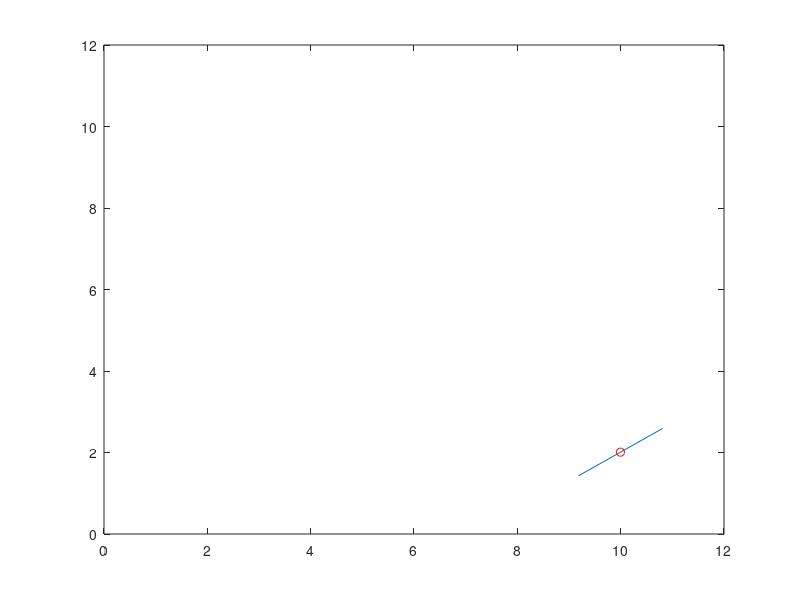

Reproduce this figure in MATLAB. (Note: this script raises an error after producing the figure.)
clc
clear all
close all
S = [3 7];
G = [10 2];
r = 0.04;
R = 0.12;
phi_0 = pi/6;
d_t = 0.01;
d_L = sqrt((S(1) - G(1))^2 + (S(2) - G(2))^2);
phi_des = atan2((G(2)-S(2)),(G(1)-S(1)));
d_phi = phi_des - phi_0;
Kp = 60;
Kd = 40;
Ki = 3;
WAYX = 0;
WAYY = 0;
integer_omega = 0;
integer_axis = 0;
phi_now = phi_0;
xlim([0 15])
ylim([0 15])
while abs(d_L) > 0.01
        while abs(rad2deg(d_phi)) > 0.05
            omega_r = Kp*d_phi+Kd*d_phi*d_t+Ki*integer_omega;
            omega_l = -(Kp*d_phi+Kd*d_phi*d_t+Ki*integer_omega);
            Vr = omega_r*r;
            Vl = omega_l*r;
            Omega = ((Vr-Vl)/(2*R));
            PHI = Omega*d_t;
            phi_now = phi_now + PHI;
            d_phi = d_phi - PHI;
            i=i+1;
            integer_omega = integer_omega + d_phi*d_t
            figure(1)
            plot([S(1)-cos(-phi_now) S(1)+cos(-phi_now)], [S(2)-sin(-phi_now) S(2)+sin(-phi_now)])
            xlim([0 12])
            ylim([0 12])
        end
    d_phi = 0;
    PHI = phi_now
    omega_r = Kp*d_L+Kd*d_L*d_t+Ki*integer_axis;
    omega_l = Kp*d_L+Kd*d_L*d_t+Ki*integer_axis;
    Vr = omega_r*r;
    Vl = omega_l*r;
    S_wheels = ((Vr+Vl)/2)*d_t;
    WAYX = WAYX + S_wheels*cos(PHI)
    WAYY = WAYY + S_wheels*sin(PHI)
    wayX = S(1)+WAYX
    wayY = S(2)+WAYY
    d_L = d_L - S_wheels
    figure(1)
    plot([wayX-cos(-phi_now) wayX+cos(-phi_now)], [wayY-sin(-phi_now) wayY+sin(-phi_now)])
    xlim([0 12])
    ylim([0 12])
    integer_axis = integer_axis + d_L*d_t
end 
figure(1)
hold on
plot(wayX, wayY, 'o','Color', 'r')
plot([S(1)-cos(-phi_0) S(1)+cos(-phi_0)], [S(2)-sin(-phi_0) S(2)+sin(-phi_0)], 'Color', '0 0 0')
plot(S(1), S(2), 'o','Color', 'r')
grid on
grid minor
